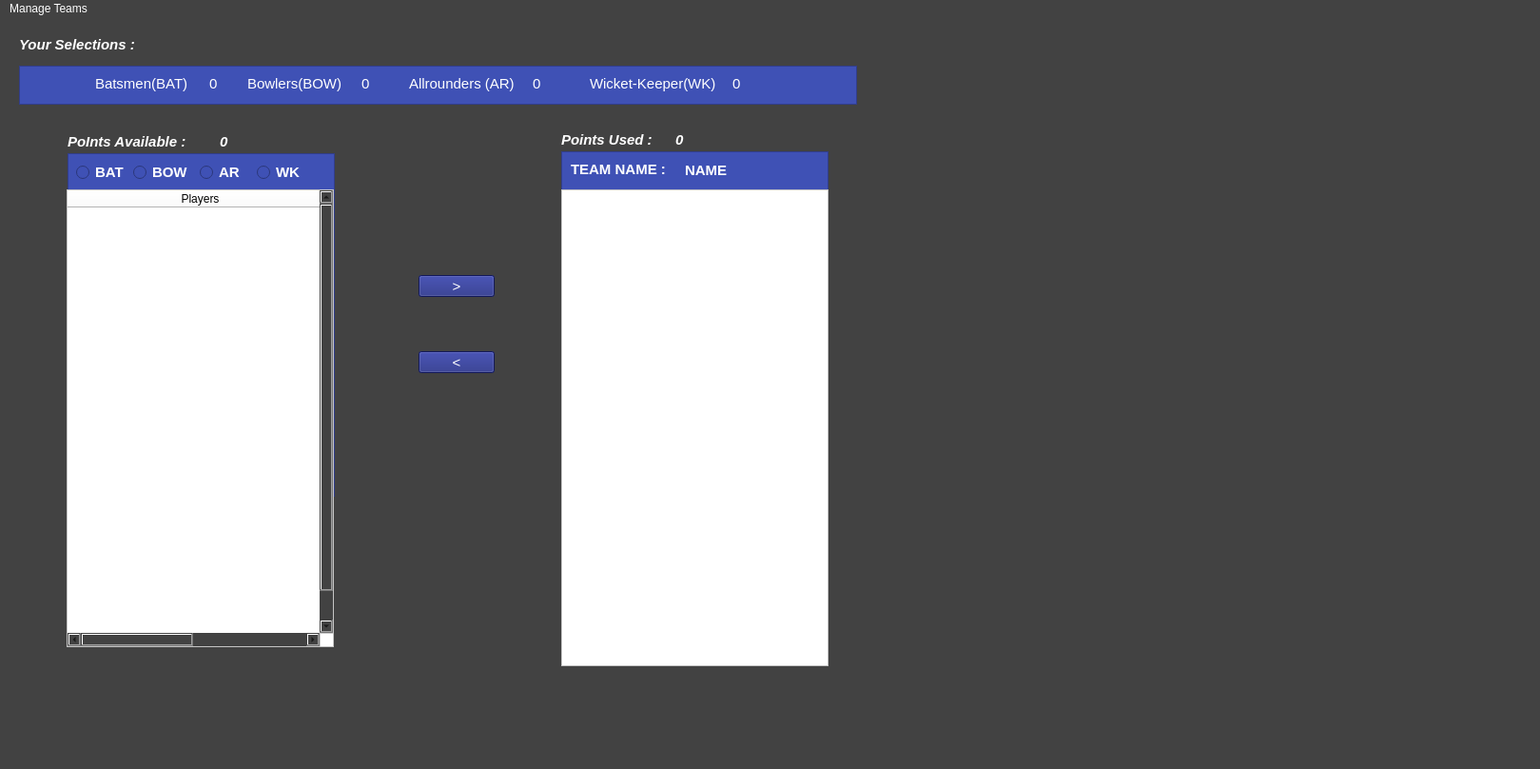
<?xml version="1.0" encoding="UTF-8"?>
<ui version="4.0">
 <class>MainWindow</class>
 <widget class="QMainWindow" name="MainWindow">
  <property name="geometry">
   <rect>
    <x>0</x>
    <y>0</y>
    <width>1619</width>
    <height>808</height>
   </rect>
  </property>
  <property name="font">
   <font>
    <pointsize>10</pointsize>
   </font>
  </property>
  <property name="windowTitle">
   <string>MainWindow</string>
  </property>
  <property name="styleSheet">
   <string notr="true">background-color: rgb(239, 83, 80);
                        background-color: rgb(66,66,66);
            </string>
  </property>
  <widget class="QWidget" name="centralwidget">
   <widget class="QLabel" name="label">
    <property name="geometry">
     <rect>
      <x>20</x>
      <y>20</y>
      <width>161</width>
      <height>16</height>
     </rect>
    </property>
    <property name="font">
     <font>
      <pointsize>11</pointsize>
      <weight>75</weight>
      <italic>true</italic>
      <bold>true</bold>
     </font>
    </property>
    <property name="styleSheet">
     <string notr="true">color: rgb(255, 255, 255);</string>
    </property>
    <property name="text">
     <string>Your Selections :</string>
    </property>
   </widget>
   <widget class="QColumnView" name="columnView">
    <property name="geometry">
     <rect>
      <x>20</x>
      <y>50</y>
      <width>881</width>
      <height>41</height>
     </rect>
    </property>
    <property name="font">
     <font>
      <pointsize>11</pointsize>
     </font>
    </property>
    <property name="styleSheet">
     <string notr="true">background-color: rgb(63, 81, 181);</string>
    </property>
   </widget>
   <widget class="QLabel" name="label_2">
    <property name="geometry">
     <rect>
      <x>100</x>
      <y>60</y>
      <width>112</width>
      <height>18</height>
     </rect>
    </property>
    <property name="font">
     <font>
      <pointsize>11</pointsize>
     </font>
    </property>
    <property name="styleSheet">
     <string notr="true">color: rgb(255, 255, 255);
                        background-color: rgb(63, 81, 181);
                    </string>
    </property>
    <property name="text">
     <string>Batsmen(BAT)</string>
    </property>
   </widget>
   <widget class="QLabel" name="label_3">
    <property name="geometry">
     <rect>
      <x>260</x>
      <y>60</y>
      <width>113</width>
      <height>18</height>
     </rect>
    </property>
    <property name="font">
     <font>
      <pointsize>11</pointsize>
     </font>
    </property>
    <property name="styleSheet">
     <string notr="true">color: rgb(255, 255, 255);
                        background-color: rgb(63, 81, 181);
                    </string>
    </property>
    <property name="text">
     <string>Bowlers(BOW)</string>
    </property>
   </widget>
   <widget class="QLabel" name="label_5">
    <property name="geometry">
     <rect>
      <x>620</x>
      <y>60</y>
      <width>150</width>
      <height>18</height>
     </rect>
    </property>
    <property name="font">
     <font>
      <pointsize>11</pointsize>
     </font>
    </property>
    <property name="styleSheet">
     <string notr="true">color: rgb(255, 255, 255);
                        background-color: rgb(63, 81, 181);
                    </string>
    </property>
    <property name="text">
     <string>Wicket-Keeper(WK)</string>
    </property>
   </widget>
   <widget class="QLabel" name="label_4">
    <property name="geometry">
     <rect>
      <x>430</x>
      <y>60</y>
      <width>123</width>
      <height>18</height>
     </rect>
    </property>
    <property name="font">
     <font>
      <pointsize>11</pointsize>
     </font>
    </property>
    <property name="styleSheet">
     <string notr="true">color: rgb(255, 255, 255);
                        background-color: rgb(63, 81, 181);
                    </string>
    </property>
    <property name="text">
     <string>Allrounders (AR)</string>
    </property>
   </widget>
   <widget class="QListView" name="db_list">
    <property name="geometry">
     <rect>
      <x>71</x>
      <y>142</y>
      <width>281</width>
      <height>361</height>
     </rect>
    </property>
    <property name="font">
     <font>
      <pointsize>11</pointsize>
     </font>
    </property>
    <property name="styleSheet">
     <string notr="true">border-color: rgb(191, 54, 12);
                        background-color: rgb(63, 81, 181);
                        border-top-color: rgb(255, 255, 255);
                    </string>
    </property>
   </widget>
   <widget class="QListView" name="listView_2">
    <property name="geometry">
     <rect>
      <x>590</x>
      <y>140</y>
      <width>281</width>
      <height>361</height>
     </rect>
    </property>
    <property name="font">
     <font>
      <pointsize>11</pointsize>
     </font>
    </property>
    <property name="styleSheet">
     <string notr="true">color: rgb(255, 255, 255);
                        background-color: rgb(63, 81, 181);
                    </string>
    </property>
   </widget>
   <widget class="QPushButton" name="move_btn">
    <property name="geometry">
     <rect>
      <x>440</x>
      <y>270</y>
      <width>80</width>
      <height>23</height>
     </rect>
    </property>
    <property name="font">
     <font>
      <pointsize>11</pointsize>
     </font>
    </property>
    <property name="styleSheet">
     <string notr="true">color: rgb(255, 255, 255);
                        background-color: rgb(26, 35, 126);
                        border-color: rgb(255, 255, 255);
                    </string>
    </property>
    <property name="text">
     <string>&gt;</string>
    </property>
   </widget>
   <widget class="QLabel" name="label_6">
    <property name="geometry">
     <rect>
      <x>71</x>
      <y>122</y>
      <width>151</width>
      <height>16</height>
     </rect>
    </property>
    <property name="font">
     <font>
      <pointsize>11</pointsize>
      <weight>75</weight>
      <italic>true</italic>
      <bold>true</bold>
     </font>
    </property>
    <property name="styleSheet">
     <string notr="true">color: rgb(255, 255, 255);</string>
    </property>
    <property name="text">
     <string>PoInts Available :</string>
    </property>
   </widget>
   <widget class="QLabel" name="label_7">
    <property name="geometry">
     <rect>
      <x>590</x>
      <y>120</y>
      <width>111</width>
      <height>16</height>
     </rect>
    </property>
    <property name="font">
     <font>
      <pointsize>11</pointsize>
      <weight>75</weight>
      <italic>true</italic>
      <bold>true</bold>
     </font>
    </property>
    <property name="styleSheet">
     <string notr="true">color: rgb(255, 255, 255);</string>
    </property>
    <property name="text">
     <string>Points Used :</string>
    </property>
   </widget>
   <widget class="QRadioButton" name="bow_radio">
    <property name="geometry">
     <rect>
      <x>140</x>
      <y>150</y>
      <width>59</width>
      <height>24</height>
     </rect>
    </property>
    <property name="font">
     <font>
      <pointsize>11</pointsize>
      <weight>75</weight>
      <bold>true</bold>
     </font>
    </property>
    <property name="styleSheet">
     <string notr="true">color: rgb(255, 255, 255);
                        background-color: rgb(63, 81, 181);
                    </string>
    </property>
    <property name="text">
     <string>BOW</string>
    </property>
   </widget>
   <widget class="QRadioButton" name="ar_radio">
    <property name="geometry">
     <rect>
      <x>210</x>
      <y>150</y>
      <width>46</width>
      <height>24</height>
     </rect>
    </property>
    <property name="font">
     <font>
      <pointsize>11</pointsize>
      <weight>75</weight>
      <bold>true</bold>
     </font>
    </property>
    <property name="styleSheet">
     <string notr="true">color: rgb(255, 255, 255);
                        background-color: rgb(63, 81, 181);
                    </string>
    </property>
    <property name="text">
     <string>AR</string>
    </property>
   </widget>
   <widget class="QRadioButton" name="wk_radio">
    <property name="geometry">
     <rect>
      <x>270</x>
      <y>150</y>
      <width>51</width>
      <height>24</height>
     </rect>
    </property>
    <property name="font">
     <font>
      <pointsize>11</pointsize>
      <weight>75</weight>
      <bold>true</bold>
     </font>
    </property>
    <property name="styleSheet">
     <string notr="true">color: rgb(255, 255, 255);
                        background-color: rgb(63, 81, 181);
                    </string>
    </property>
    <property name="text">
     <string>WK</string>
    </property>
   </widget>
   <widget class="QListView" name="team_list">
    <property name="geometry">
     <rect>
      <x>590</x>
      <y>180</y>
      <width>281</width>
      <height>501</height>
     </rect>
    </property>
    <property name="font">
     <font>
      <pointsize>11</pointsize>
     </font>
    </property>
    <property name="styleSheet">
     <string notr="true">border-color: rgb(85, 255, 127);
                        background-color: rgb(255, 255, 255);
                    </string>
    </property>
   </widget>
   <widget class="QLabel" name="label_8">
    <property name="geometry">
     <rect>
      <x>600</x>
      <y>150</y>
      <width>113</width>
      <height>18</height>
     </rect>
    </property>
    <property name="font">
     <font>
      <pointsize>11</pointsize>
      <weight>75</weight>
      <bold>true</bold>
     </font>
    </property>
    <property name="styleSheet">
     <string notr="true">color: rgb(255, 255, 255);
                        background-color: rgb(63, 81, 181);
                    </string>
    </property>
    <property name="text">
     <string>TEAM NAME :</string>
    </property>
   </widget>
   <widget class="QLabel" name="no_bat">
    <property name="geometry">
     <rect>
      <x>220</x>
      <y>60</y>
      <width>16</width>
      <height>18</height>
     </rect>
    </property>
    <property name="font">
     <font>
      <pointsize>11</pointsize>
     </font>
    </property>
    <property name="styleSheet">
     <string notr="true">color: rgb(255, 255, 255)
                        ;background-color: rgb(63, 81, 181);
                    </string>
    </property>
    <property name="text">
     <string>0</string>
    </property>
   </widget>
   <widget class="QRadioButton" name="bat_radio">
    <property name="geometry">
     <rect>
      <x>80</x>
      <y>150</y>
      <width>55</width>
      <height>24</height>
     </rect>
    </property>
    <property name="font">
     <font>
      <pointsize>11</pointsize>
      <weight>75</weight>
      <bold>true</bold>
     </font>
    </property>
    <property name="cursor">
     <cursorShape>ArrowCursor</cursorShape>
    </property>
    <property name="acceptDrops">
     <bool>false</bool>
    </property>
    <property name="toolTipDuration">
     <number>-3</number>
    </property>
    <property name="autoFillBackground">
     <bool>false</bool>
    </property>
    <property name="styleSheet">
     <string notr="true">color: rgb(255, 255, 255);
                        background-color: rgb(63, 81, 181);
                    </string>
    </property>
    <property name="text">
     <string>BAT</string>
    </property>
    <property name="checkable">
     <bool>true</bool>
    </property>
    <property name="checked">
     <bool>false</bool>
    </property>
   </widget>
   <widget class="QLabel" name="no_ar">
    <property name="geometry">
     <rect>
      <x>560</x>
      <y>60</y>
      <width>16</width>
      <height>18</height>
     </rect>
    </property>
    <property name="font">
     <font>
      <pointsize>11</pointsize>
     </font>
    </property>
    <property name="styleSheet">
     <string notr="true">color: rgb(255, 255, 255);
                        background-color: rgb(63, 81, 181);
                    </string>
    </property>
    <property name="text">
     <string>0</string>
    </property>
   </widget>
   <widget class="QLabel" name="no_bow">
    <property name="geometry">
     <rect>
      <x>380</x>
      <y>60</y>
      <width>16</width>
      <height>18</height>
     </rect>
    </property>
    <property name="font">
     <font>
      <pointsize>11</pointsize>
     </font>
    </property>
    <property name="styleSheet">
     <string notr="true">color: rgb(255, 255, 255);
                        background-color: rgb(63, 81, 181);
                    </string>
    </property>
    <property name="text">
     <string>0</string>
    </property>
   </widget>
   <widget class="QLabel" name="no_wk">
    <property name="geometry">
     <rect>
      <x>770</x>
      <y>60</y>
      <width>16</width>
      <height>18</height>
     </rect>
    </property>
    <property name="font">
     <font>
      <pointsize>11</pointsize>
     </font>
    </property>
    <property name="styleSheet">
     <string notr="true">color: rgb(255, 255, 255);
                        background-color: rgb(63, 81, 181);
                    </string>
    </property>
    <property name="text">
     <string>0</string>
    </property>
   </widget>
   <widget class="QLabel" name="team_name">
    <property name="geometry">
     <rect>
      <x>720</x>
      <y>151</y>
      <width>141</width>
      <height>18</height>
     </rect>
    </property>
    <property name="font">
     <font>
      <pointsize>11</pointsize>
      <weight>75</weight>
      <bold>true</bold>
     </font>
    </property>
    <property name="styleSheet">
     <string notr="true">color: rgb(255, 255, 255);
                        background-color: rgb(63, 81, 181);
                    </string>
    </property>
    <property name="text">
     <string>NAME</string>
    </property>
   </widget>
   <widget class="QLabel" name="points_used">
    <property name="geometry">
     <rect>
      <x>710</x>
      <y>120</y>
      <width>121</width>
      <height>16</height>
     </rect>
    </property>
    <property name="font">
     <font>
      <pointsize>11</pointsize>
      <weight>75</weight>
      <italic>true</italic>
      <bold>true</bold>
     </font>
    </property>
    <property name="styleSheet">
     <string notr="true">color: rgb(255, 255, 255);</string>
    </property>
    <property name="text">
     <string>0</string>
    </property>
   </widget>
   <widget class="QLabel" name="points_available">
    <property name="geometry">
     <rect>
      <x>231</x>
      <y>122</y>
      <width>151</width>
      <height>16</height>
     </rect>
    </property>
    <property name="font">
     <font>
      <pointsize>11</pointsize>
      <weight>75</weight>
      <italic>true</italic>
      <bold>true</bold>
     </font>
    </property>
    <property name="styleSheet">
     <string notr="true">color: rgb(255, 255, 255);</string>
    </property>
    <property name="text">
     <string>0</string>
    </property>
   </widget>
   <widget class="QTableWidget" name="tableWidget">
    <property name="geometry">
     <rect>
      <x>70</x>
      <y>180</y>
      <width>281</width>
      <height>481</height>
     </rect>
    </property>
    <property name="font">
     <font>
      <pointsize>12</pointsize>
      <weight>50</weight>
      <bold>false</bold>
     </font>
    </property>
    <property name="autoFillBackground">
     <bool>false</bool>
    </property>
    <property name="styleSheet">
     <string notr="true">background-color: rgb(255, 255, 255);
border-bottom-color: rgb(255, 255, 255);</string>
    </property>
    <property name="inputMethodHints">
     <set>Qt::ImhNone</set>
    </property>
    <property name="autoScroll">
     <bool>true</bool>
    </property>
    <property name="editTriggers">
     <set>QAbstractItemView::NoEditTriggers</set>
    </property>
    <property name="alternatingRowColors">
     <bool>false</bool>
    </property>
    <property name="selectionMode">
     <enum>QAbstractItemView::SingleSelection</enum>
    </property>
    <property name="showGrid">
     <bool>false</bool>
    </property>
    <property name="gridStyle">
     <enum>Qt::DashLine</enum>
    </property>
    <property name="wordWrap">
     <bool>true</bool>
    </property>
    <property name="cornerButtonEnabled">
     <bool>false</bool>
    </property>
    <property name="rowCount">
     <number>15</number>
    </property>
    <property name="columnCount">
     <number>2</number>
    </property>
    <attribute name="horizontalHeaderVisible">
     <bool>true</bool>
    </attribute>
    <attribute name="horizontalHeaderDefaultSectionSize">
     <number>279</number>
    </attribute>
    <attribute name="horizontalHeaderHighlightSections">
     <bool>false</bool>
    </attribute>
    <attribute name="verticalHeaderVisible">
     <bool>false</bool>
    </attribute>
    <row/>
    <row/>
    <row/>
    <row/>
    <row/>
    <row/>
    <row/>
    <row/>
    <row/>
    <row/>
    <row/>
    <row/>
    <row/>
    <row/>
    <row/>
    <column>
     <property name="text">
      <string>Players</string>
     </property>
    </column>
    <column/>
    <item row="0" column="0">
     <property name="text">
      <string/>
     </property>
    </item>
    <item row="1" column="0">
     <property name="font">
      <font>
       <pointsize>11</pointsize>
      </font>
     </property>
     <property name="textAlignment">
      <set>AlignCenter</set>
     </property>
    </item>
   </widget>
   <widget class="QPushButton" name="move_btn_2">
    <property name="geometry">
     <rect>
      <x>440</x>
      <y>350</y>
      <width>80</width>
      <height>23</height>
     </rect>
    </property>
    <property name="font">
     <font>
      <pointsize>11</pointsize>
     </font>
    </property>
    <property name="styleSheet">
     <string notr="true">color: rgb(255, 255, 255);
                        background-color: rgb(26, 35, 126);
                        border-color: rgb(255, 255, 255);
                    </string>
    </property>
    <property name="text">
     <string>&lt;</string>
    </property>
   </widget>
  </widget>
  <widget class="QMenuBar" name="menubar">
   <property name="geometry">
    <rect>
     <x>0</x>
     <y>0</y>
     <width>1619</width>
     <height>21</height>
    </rect>
   </property>
   <property name="styleSheet">
    <string notr="true">background-color: rgb(66,66,66);
                    color: rgb(255, 255, 255);
                </string>
   </property>
   <widget class="QMenu" name="menuManage_Teams">
    <property name="styleSheet">
     <string notr="true">color: rgb(255, 255, 255);
                        background-color: rgb(66,66,66);
                    </string>
    </property>
    <property name="title">
     <string>Manage Teams</string>
    </property>
    <addaction name="actionNEW_team"/>
    <addaction name="actionOPEN_Team"/>
    <addaction name="actionSAVE_Team"/>
    <addaction name="actionEvaluate_Team"/>
   </widget>
   <addaction name="menuManage_Teams"/>
  </widget>
  <widget class="QStatusBar" name="statusbar"/>
  <action name="actionNEW_team">
   <property name="text">
    <string>NEW Team</string>
   </property>
   <property name="shortcutContext">
    <enum>Qt::WindowShortcut</enum>
   </property>
   <property name="visible">
    <bool>true</bool>
   </property>
   <property name="menuRole">
    <enum>QAction::TextHeuristicRole</enum>
   </property>
  </action>
  <action name="actionOPEN_Team">
   <property name="text">
    <string>OPEN Team</string>
   </property>
  </action>
  <action name="actionSAVE_Team">
   <property name="text">
    <string>SAVE Team</string>
   </property>
  </action>
  <action name="actionEvaluate_Team">
   <property name="text">
    <string>EVALUATE Team</string>
   </property>
  </action>
 </widget>
 <resources/>
 <connections/>
</ui>
